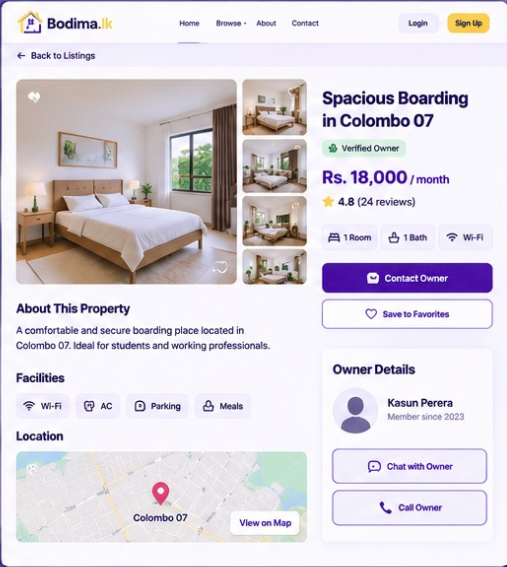
#> input picture reference/details.png, 507 x 567 px, found by its file name
$ python zoom_details.py
#> lines starting #> are read from the running program, lines starting #| are printed output that depends on the picture
"""Zoom into details mockup areas to read text precisely."""
import os

from PIL import Image

SRC = r"C:\Users\hdgan\OneDrive\Desktop\Bodima.lk\reference\details.png"
OUT = r"C:\Users\hdgan\OneDrive\Desktop\Bodima.lk\reference\inspect"

im = Image.open(SRC).convert("RGB")

for name, (l, t, r, b), scale in [
    ("d_breadcrumb", (0, 38, 507, 62), 4),
    ("d_thumbs", (10, 235, 260, 300), 5),
    ("d_details", (10, 290, 260, 500), 4),
    ("d_facilities", (10, 470, 260, 567), 4),
    ("d_booking", (250, 90, 500, 360), 4),
    ("d_booking_lower", (250, 340, 500, 567), 4),
]:
    c = im.crop((l, t, r, b))
    c = c.resize((c.width * scale, c.height * scale), Image.LANCZOS)
    c.save(os.path.join(OUT, name + ".png"))
    print(name, c.size)
#> this loop made 6 passes
#> pass 1, `c = im.crop((l, t, r, b))`:
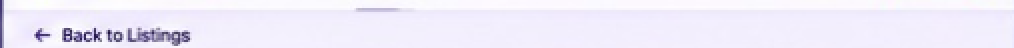
#> c: PIL image 507x24 RGB (shown 2 times larger); mean R, G, B 239.9, 236, 249.8
#> pass 2, `c = im.crop((l, t, r, b))`:
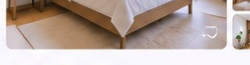
#> c: PIL image 250x65 RGB; mean R, G, B 183.7, 167.1, 159.8
#> after the loop:
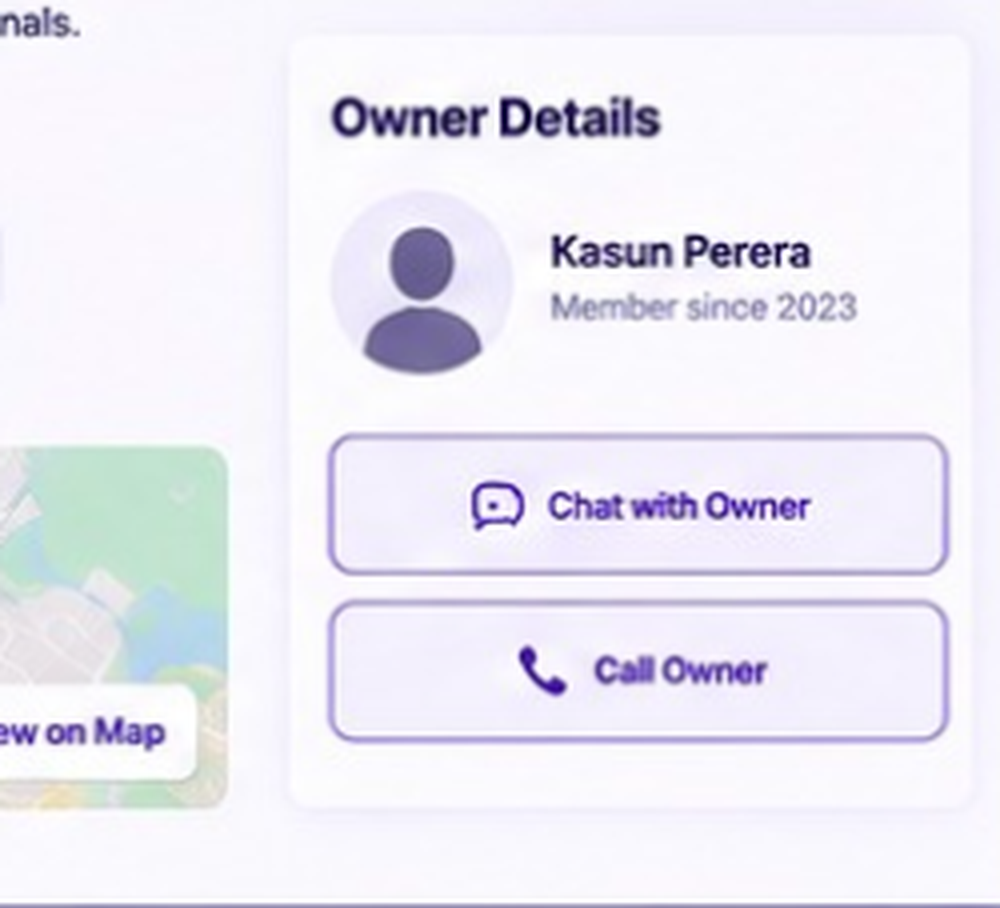
#> c: PIL image 1000x908 RGB; mean R, G, B 236.8, 235.5, 244.7

$ run again, with reference/owner-dashboard.png copied over reference/details.png
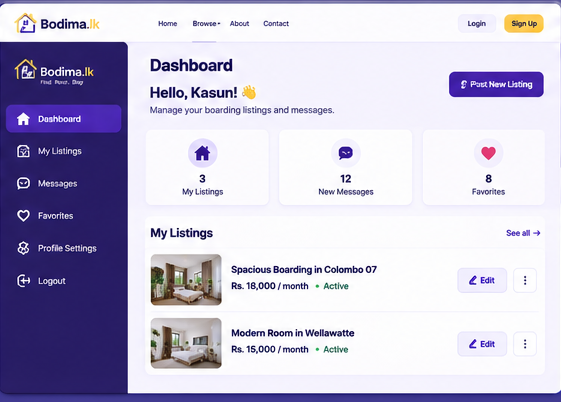
#> input picture reference/owner-dashboard.png, 561 x 402 px, found by its file name
#> the loop `for name, (l, t, r, b), scale in [ ("d_breadcrumb", (0, 38, 507, 62), ..` made 6 passes
#> pass 2, `c = c.resize((c.width * scale, c.height * scale), Image.LANCZOS)`:
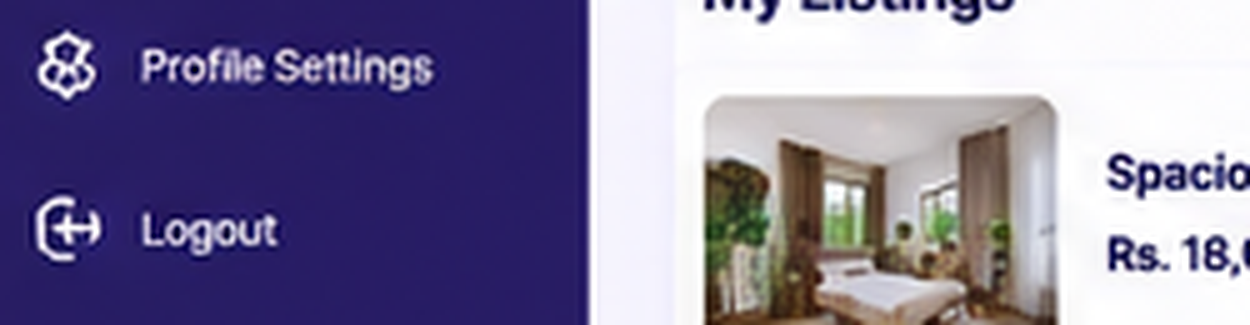
#> c: PIL image 1250x325 RGB; mean R, G, B 130.7, 123.6, 156.2
#> after the loop `for name, (l, t, r, b), scale in [`:
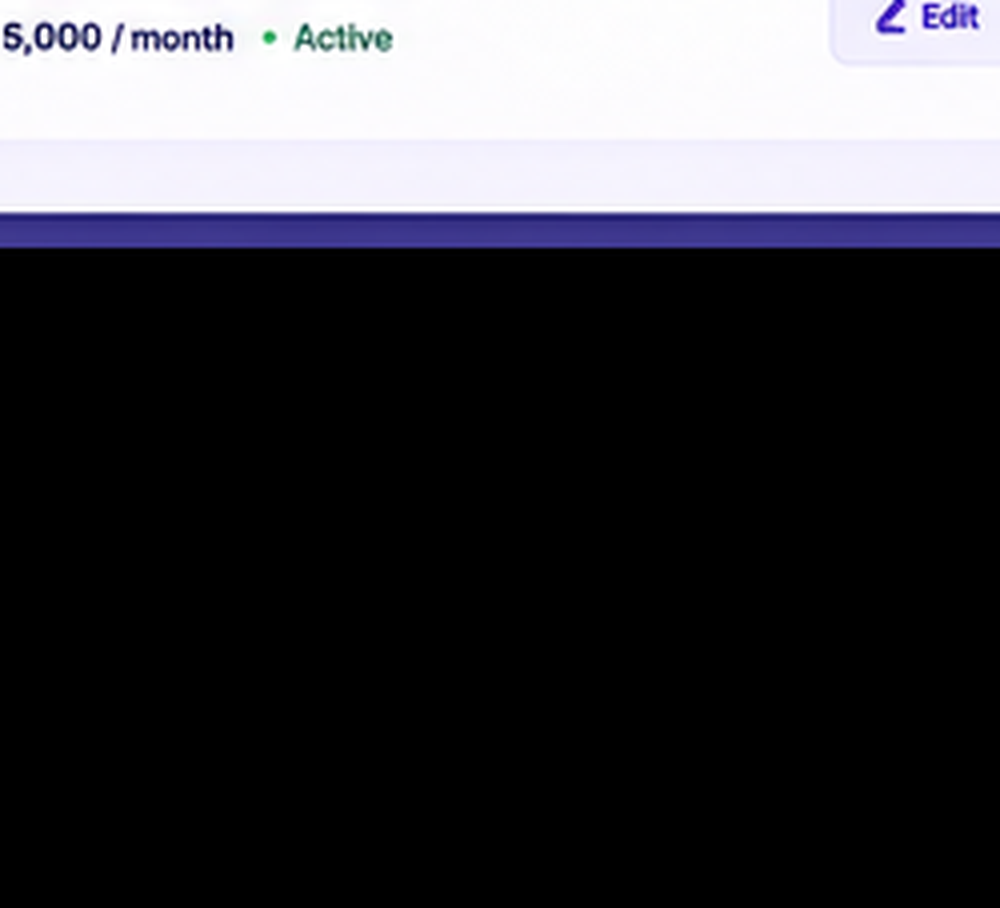
#> c: PIL image 1000x908 RGB; mean R, G, B 59.3, 58.8, 63.8

$ run again, with reference/qb.png copied over reference/details.png
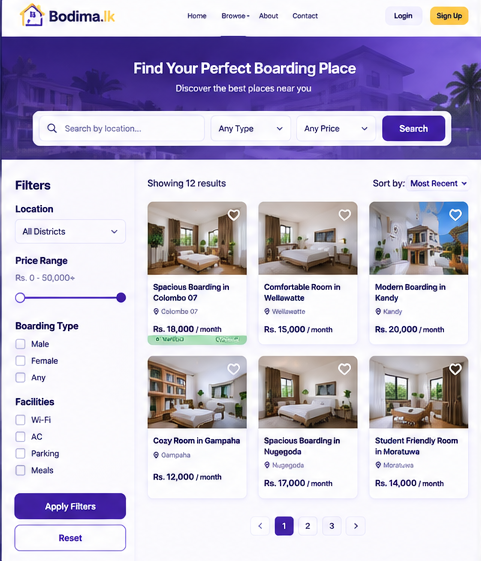
#> input picture reference/qb.png, 481 x 561 px, found by its file name
#> the loop `for name, (l, t, r, b), scale in [ ("d_breadcrumb", (0, 38, 507, 62), ..` made 6 passes
#> pass 2, `c = c.resize((c.width * scale, c.height * scale), Image.LANCZOS)`:
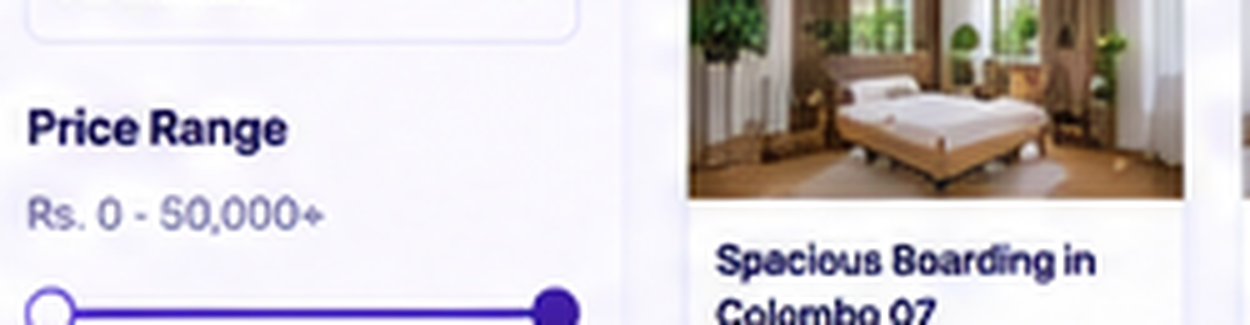
#> c: PIL image 1250x325 RGB; mean R, G, B 209.6, 204.1, 207.2
#> after the loop `for name, (l, t, r, b), scale in [`:
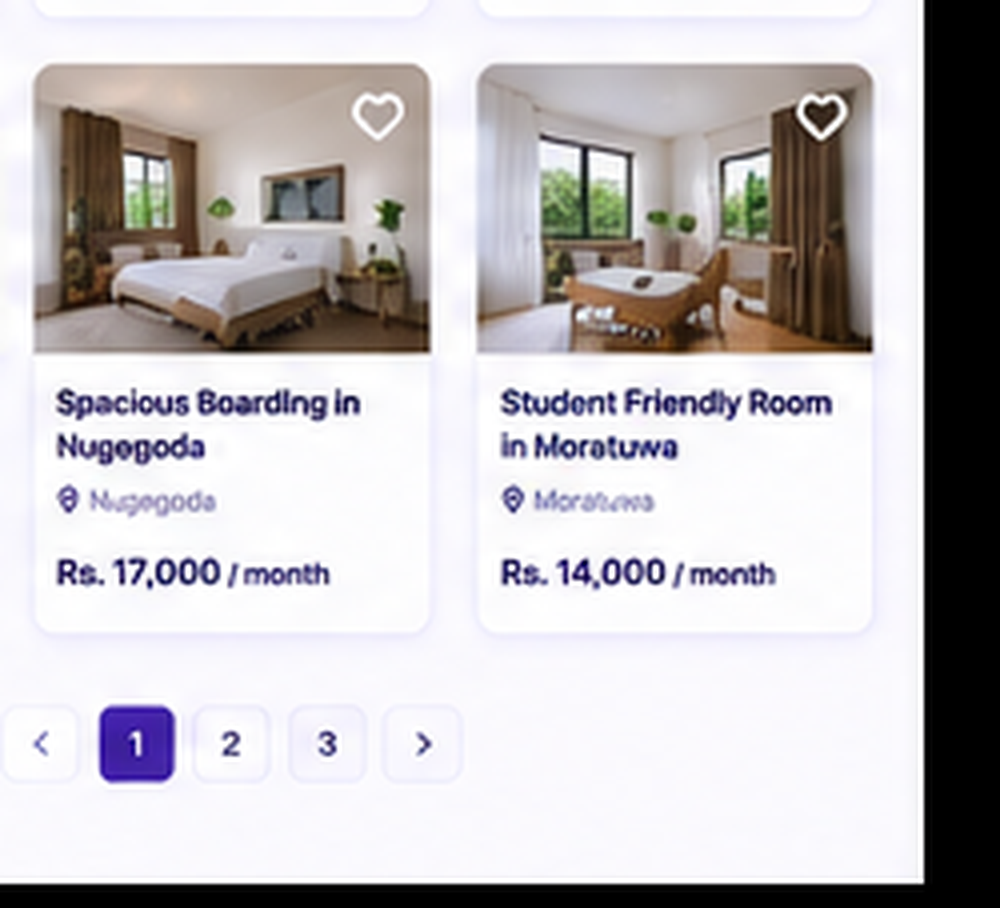
#> c: PIL image 1000x908 RGB; mean R, G, B 193.6, 190.1, 192.5
